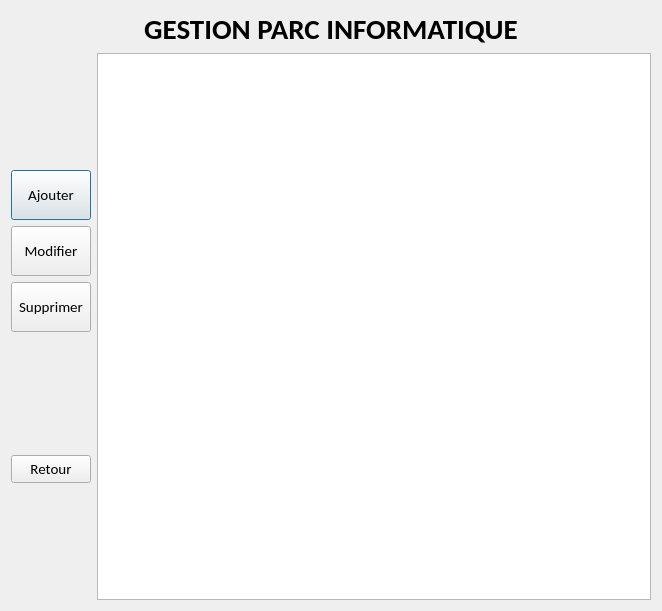
<?xml version="1.0" encoding="UTF-8"?>
<ui version="4.0">
 <class>GestionParc</class>
 <widget class="QDialog" name="GestionParc">
  <property name="geometry">
   <rect>
    <x>0</x>
    <y>0</y>
    <width>662</width>
    <height>611</height>
   </rect>
  </property>
  <property name="font">
   <font>
    <family>Calibri</family>
    <pointsize>11</pointsize>
   </font>
  </property>
  <property name="windowTitle">
   <string>Gestion de Parc Informatique</string>
  </property>
  <layout class="QVBoxLayout" name="verticalLayout">
   <item>
    <layout class="QHBoxLayout" name="horizontalLayout">
     <item>
      <widget class="QLabel" name="labelParc">
       <property name="font">
        <font>
         <pointsize>22</pointsize>
         <weight>75</weight>
         <bold>true</bold>
        </font>
       </property>
       <property name="text">
        <string>GESTION PARC INFORMATIQUE</string>
       </property>
       <property name="alignment">
        <set>Qt::AlignCenter</set>
       </property>
      </widget>
     </item>
    </layout>
   </item>
   <item>
    <layout class="QHBoxLayout" name="horizontalLayout_3">
     <item>
      <layout class="QVBoxLayout" name="verticalLayout_2">
       <item>
        <spacer name="verticalSpacer_3">
         <property name="orientation">
          <enum>Qt::Vertical</enum>
         </property>
         <property name="sizeHint" stdset="0">
          <size>
           <width>20</width>
           <height>40</height>
          </size>
         </property>
        </spacer>
       </item>
       <item>
        <widget class="QPushButton" name="ajouter">
         <property name="minimumSize">
          <size>
           <width>0</width>
           <height>50</height>
          </size>
         </property>
         <property name="text">
          <string>Ajouter</string>
         </property>
        </widget>
       </item>
       <item>
        <widget class="QPushButton" name="modifier">
         <property name="minimumSize">
          <size>
           <width>0</width>
           <height>50</height>
          </size>
         </property>
         <property name="text">
          <string>Modifier</string>
         </property>
        </widget>
       </item>
       <item>
        <widget class="QPushButton" name="supprimer">
         <property name="minimumSize">
          <size>
           <width>0</width>
           <height>50</height>
          </size>
         </property>
         <property name="text">
          <string>Supprimer</string>
         </property>
        </widget>
       </item>
       <item>
        <spacer name="verticalSpacer">
         <property name="orientation">
          <enum>Qt::Vertical</enum>
         </property>
         <property name="sizeHint" stdset="0">
          <size>
           <width>20</width>
           <height>40</height>
          </size>
         </property>
        </spacer>
       </item>
       <item>
        <widget class="QPushButton" name="retour">
         <property name="text">
          <string>Retour</string>
         </property>
        </widget>
       </item>
       <item>
        <spacer name="verticalSpacer_2">
         <property name="orientation">
          <enum>Qt::Vertical</enum>
         </property>
         <property name="sizeHint" stdset="0">
          <size>
           <width>20</width>
           <height>40</height>
          </size>
         </property>
        </spacer>
       </item>
      </layout>
     </item>
     <item>
      <widget class="QTableView" name="viewParc">
       <property name="sizeAdjustPolicy">
        <enum>QAbstractScrollArea::AdjustToContents</enum>
       </property>
       <property name="alternatingRowColors">
        <bool>true</bool>
       </property>
       <property name="selectionBehavior">
        <enum>QAbstractItemView::SelectRows</enum>
       </property>
       <attribute name="verticalHeaderVisible">
        <bool>false</bool>
       </attribute>
      </widget>
     </item>
    </layout>
   </item>
  </layout>
 </widget>
 <resources/>
 <connections/>
</ui>
